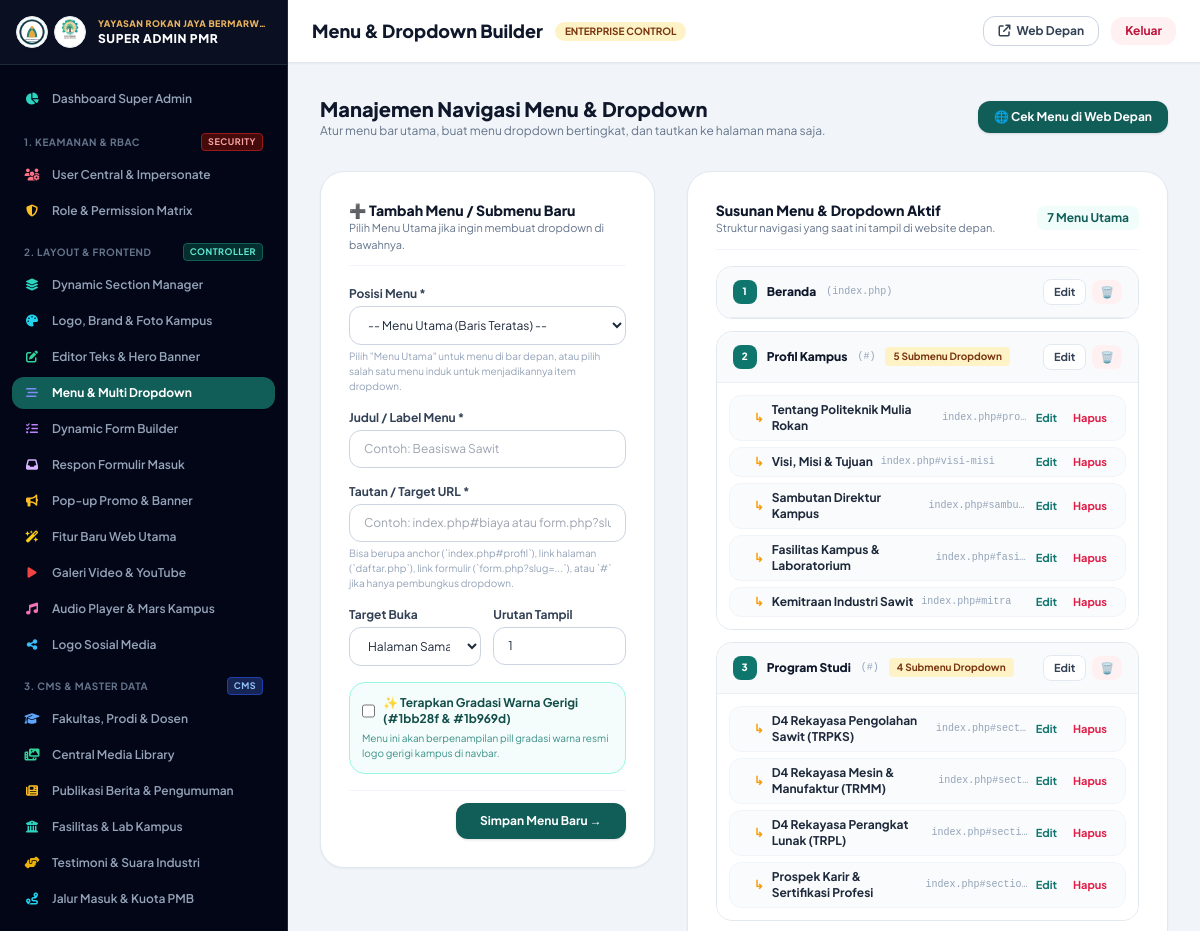
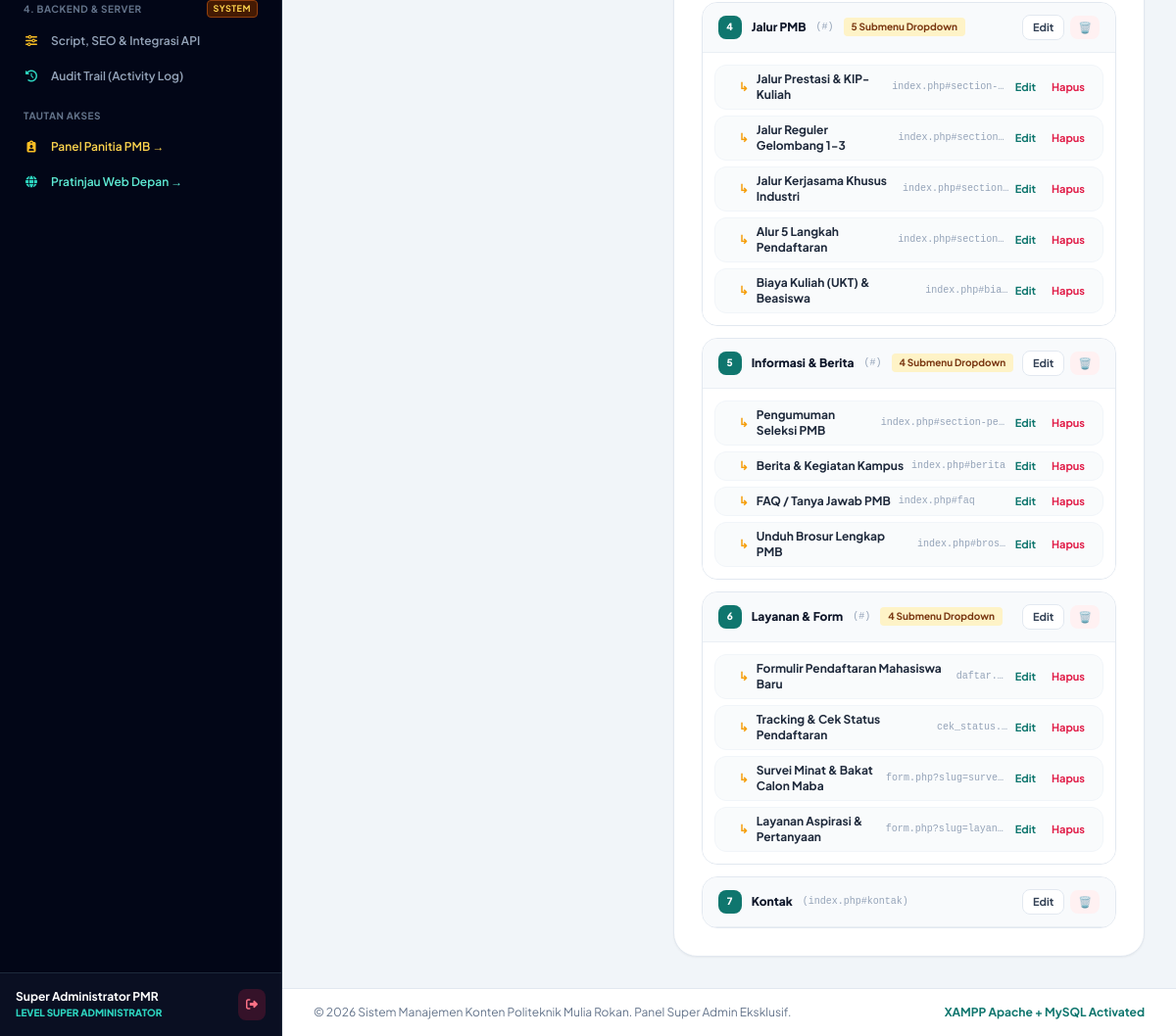
The app's page /super-admin/menu_builder.php (signed in) with its own data (2 pictures, top to bottom).
### tables this page shows
CREATE TABLE `site_settings` (
  `id` int(11) NOT NULL PRIMARY KEY DEFAULT 1,
  `nama_kampus` varchar(150) NOT NULL DEFAULT 'POLITEKNIK MULIA ROKAN',
  `sub_nama` varchar(255) NOT NULL DEFAULT 'Kampus Vokasi Industri Kelapa Sawit, Rekayasa Manufaktur & Teknologi Digital',
  `tagline` varchar(255) NOT NULL DEFAULT 'Penerimaan Mahasiswa Baru TA 2026/2027',
  `logo_url` varchar(255) NOT NULL DEFAULT 'assets/images/logo-resmi.jpg',
  `logo_yayasan_url` varchar(255) NOT NULL DEFAULT 'assets/images/logo-yayasan.svg',
  `color_primary` varchar(20) NOT NULL DEFAULT '#0f766e',
  `color_primary_dark` varchar(20) NOT NULL DEFAULT '#115e59',
  `color_accent` varchar(20) NOT NULL DEFAULT '#f59e0b',
  `color_accent_dark` varchar(20) NOT NULL DEFAULT '#d97706',
  `running_text` text DEFAULT NULL,
  `hero_badge` varchar(150) DEFAULT '✨ Penerimaan Mahasiswa Baru TA 2026/2027 Resmi Dibuka',
  `hero_title` varchar(255) DEFAULT 'Wujudkan Karir Gemilang Bersama Politeknik Mulia Rokan',
  `hero_subtitle` text DEFAULT NULL,
  `hero_cta_text` varchar(100) DEFAULT 'Daftar PMB Sekarang',
  `hero_cta_link` varchar(200) DEFAULT 'daftar.php',
  `sambutan_direktur_nama` varchar(150) DEFAULT 'Ir. H. Syamsul Bahri, M.T.',
  `sambutan_direktur_jabatan` varchar(150) DEFAULT 'Direktur Politeknik Mulia Rokan',
  `sambutan_direktur_teks` text DEFAULT NULL,
  `sambutan_direktur_foto` varchar(255) DEFAULT 'assets/images/direktur.jpg',
  `visi_teks` text DEFAULT NULL,
  `misi_teks` text DEFAULT NULL,
  `alamat` text DEFAULT NULL,
  `email` varchar(100) DEFAULT 'pmb@politeknikmuliarokan.ac.id',
  `telepon` varchar(50) DEFAULT '(0767) 21998',
  `whatsapp_helpdesk` varchar(50) DEFAULT '0812-3456-7890',
  `jam_operasional` varchar(150) DEFAULT 'Senin - Jumat: 08.00 - 16.00 WIB | Sabtu: 08.00 - 13.00 WIB',
  `google_maps_iframe` text DEFAULT NULL,
  `updated_at` timestamp NOT NULL DEFAULT CURRENT_TIMESTAMP ON UPDATE CURRENT_TIMESTAMP
);

CREATE TABLE `custom_menus` (
  `id` int(11) NOT NULL AUTO_INCREMENT,
  `parent_id` int(11) DEFAULT NULL,
  `judul` varchar(100) NOT NULL,
  `url` varchar(255) NOT NULL,
  `target` enum('_self','_blank') NOT NULL DEFAULT '_self',
  `urutan` int(11) NOT NULL DEFAULT 1,
  `is_active` tinyint(1) NOT NULL DEFAULT 1,
  PRIMARY KEY (`id`),
  KEY `fk_menu_parent` (`parent_id`)
);

### super-admin/menu_builder.php (the view, shortened to what the rows shown need)
<?php
$page_title = "Menu & Dropdown Builder";
require_once __DIR__ . '/layout_top.php';
$parents = $pdo->query("SELECT * FROM custom_menus WHERE parent_id IS NULL ORDER BY urutan ASC")->fetchAll();
$all_menus = getNavMenus($pdo);
?>
<div class="max-w-6xl mx-auto space-y-8">
  <div class="flex flex-col sm:flex-row justify-between items-start sm:items-center gap-4">
    <div>
      <h2 class="text-xl font-black text-slate-900">Manajemen Navigasi Menu & Dropdown</h2>
    </div>
  </div>
  <div class="grid grid-cols-1 lg:grid-cols-12 gap-8 items-start">
    <div class="lg:col-span-7 bg-white rounded-3xl border border-slate-200 shadow-sm p-6 sm:p-7 space-y-4">
      <div class="space-y-3">
        <?php foreach ($all_menus as $m): ?>
          <div class="border border-slate-200 rounded-2xl overflow-hidden shadow-xs">
            <div class="bg-slate-50 px-4 py-3 flex items-center justify-between border-b border-slate-200/60">
              <div class="flex flex-wrap items-center gap-2.5">
                <span class="w-6 h-6 rounded-lg bg-teal-700 text-white text-[10px] font-black flex items-center justify-center">
                  <?= $m['urutan']; ?>
                </span>
                <span class="text-xs font-black text-slate-900"><?= htmlspecialchars($m['judul']); ?></span>
                <span class="text-[10px] text-slate-400 font-mono">(<?= htmlspecialchars($m['url']); ?>)</span>
                <?php if (!empty($m['children'])): ?>
                  <span class="px-2 py-0.5 rounded text-[10px] font-bold bg-amber-100 text-amber-900">
                    <?= count($m['children']); ?> Submenu Dropdown
                  </span>
                <?php endif; ?>
              </div>
              <div class="flex items-center gap-1.5 text-xs">
                <a href="menu_builder.php?edit=<?= $m['id']; ?>" class="px-2.5 py-1 bg-white hover:bg-slate-100 border border-slate-200 rounded-lg font-bold text-slate-700 text-[11px]">
                  Edit
                </a>
                <a href="menu_builder.php?delete=<?= $m['id']; ?>" onclick="return confirm('Hapus menu utama ini beserta seluruh submenunya?')" class="px-2 py-1 bg-rose-50 hover:bg-rose-100 text-rose-600 rounded-lg font-bold text-[11px]" title="Hapus">
                  🗑️
                </a>
              </div>
            </div>
            <?php if (!empty($m['children'])): ?>
              <div class="p-3 bg-white space-y-1.5">
                <?php foreach ($m['children'] as $ch): ?>
                  <div class="flex items-center justify-between pl-6 pr-3 py-1.5 rounded-xl bg-slate-50/80 hover:bg-teal-50/60 transition border border-slate-100 text-xs">
                    <div class="flex items-center gap-2">
                      <span class="text-amber-500 font-bold">↳</span>
                      <span class="font-bold text-slate-800"><?= htmlspecialchars($ch['judul']); ?></span>
                      <span class="text-[10px] text-slate-400 font-mono truncate max-w-xs"><?= htmlspecialchars($ch['url']); ?></span>
                    </div>
                    <div class="flex items-center gap-1 text-[11px]">
                      <a href="menu_builder.php?edit=<?= $ch['id']; ?>" class="text-teal-700 hover:underline font-bold px-1.5">
                        Edit
                      </a>
                      <a href="menu_builder.php?delete=<?= $ch['id']; ?>" onclick="return confirm('Hapus submenu ini?')" class="text-rose-600 hover:underline font-bold px-1.5">
                        Hapus
                      </a>
                    </div>
                  </div>
                <?php endforeach; ?>
              </div>
            <?php endif; ?>
          </div>
        <?php endforeach; ?>
      </div>
    </div>
  </div>
</div>
<?php require_once __DIR__ . '/layout_bottom.php'; ?>

### super-admin/layout_top.php (shortened to what the rows shown need)
<?php
require_once __DIR__ . '/../config/database.php';
$site = getSiteSettings($pdo);
?>
<!DOCTYPE html>
<html lang="id">
<head>
  <script src="https://cdn.tailwindcss.com"></script>
  <link rel="stylesheet" href="../assets/css/style.css">
  <link rel="stylesheet" href="https://cdnjs.cloudflare.com/ajax/libs/font-awesome/6.5.1/css/all.min.css">
</head>
<body class="bg-slate-100 text-slate-800 flex min-h-screen">
  <aside class="w-72 bg-slate-950 text-slate-300 flex flex-col shrink-0 border-r border-slate-800 min-h-screen">
    <div class="p-4 border-b border-slate-800 flex items-center gap-3 bg-slate-900/60">
      <div class="flex items-center gap-1.5 shrink-0">
        <div class="w-8 h-8 rounded-full bg-white p-0.5 shadow-sm border border-slate-200 flex items-center justify-center overflow-hidden">
          <img src="../<?= htmlspecialchars($site['logo_yayasan_url'] ?? 'assets/images/logo-yayasan.png'); ?>" alt="Yayasan" class="w-full h-full object-contain" title="Yayasan Rokan Jaya Bermarwah">
        </div>
        <div class="w-8 h-8 rounded-full bg-white p-0.5 shadow-sm border border-slate-200 flex items-center justify-center overflow-hidden">
          <img src="../<?= htmlspecialchars($site['logo_url'] ?? 'assets/images/logo-politeknik.png'); ?>" alt="Politeknik" class="w-full h-full object-contain" title="Politeknik Mulia Rokan">
        </div>
      </div>
      <div class="overflow-hidden">
        <h2 class="text-xs font-black text-white uppercase tracking-wider truncate">SUPER ADMIN PMR</h2>
      </div>
    </div>
  </aside>
  <div class="flex-1 flex flex-col min-w-0 overflow-y-auto">
    <header class="bg-white border-b border-slate-200 px-6 py-4 flex items-center justify-between shadow-sm sticky top-0 z-30">
      <div class="flex items-center gap-3">
        <h1 class="text-lg font-black text-slate-900"><?= $page_title ?? 'Super Admin Dashboard'; ?></h1>
      </div>
    </header>
    <main class="p-6 sm:p-8 flex-1 space-y-6">

### records on screen
site_settings: logo_yayasan_url (picture), logo_url (picture)
custom_menus: urutan "1", judul "Beranda", url "index.php"
custom_menus: urutan "2", judul "Profil Kampus", url "#", count($m['children']) "5"
custom_menus: judul "Tentang Politeknik Mulia Rokan", url "index.php#pro…"
custom_menus: judul "Visi, Misi & Tujuan", url "index.php#visi-misi"
custom_menus: judul "Sambutan Direktur Kampus", url "index.php#sambu…"
custom_menus: judul "Fasilitas Kampus & Laboratorium", url "index.php#fasi…"
custom_menus: judul "Kemitraan Industri Sawit", url "index.php#mitra"
custom_menus: urutan "3", judul "Program Studi", url "#", count($m['children']) "4"
custom_menus: judul "D4 Rekayasa Pengolahan Sawit (TRPKS)", url "index.php#sect…"
custom_menus: judul "D4 Rekayasa Mesin & Manufaktur (TRMM)", url "index.php#sect…"
custom_menus: judul "D4 Rekayasa Perangkat Lunak (TRPL)", url "index.php#secti…"
custom_menus: judul "Prospek Karir & Sertifikasi Profesi", url "index.php#sectio…"
custom_menus: urutan "4", judul "Jalur PMB", url "#", count($m['children']) "5"
custom_menus: judul "Jalur Prestasi & KIP-Kuliah", url "index.php#section-…"
custom_menus: judul "Jalur Reguler Gelombang 1-3", url "index.php#section…"
custom_menus: judul "Jalur Kerjasama Khusus Industri", url "index.php#section…"
custom_menus: judul "Alur 5 Langkah Pendaftaran", url "index.php#section…"
custom_menus: judul "Biaya Kuliah (UKT) & Beasiswa", url "index.php#bia…"
custom_menus: urutan "5", judul "Informasi & Berita", url "#", count($m['children']) "4"
custom_menus: judul "Pengumuman Seleksi PMB", url "index.php#section-pe…"
custom_menus: judul "Berita & Kegiatan Kampus", url "index.php#berita"
custom_menus: judul "FAQ / Tanya Jawab PMB", url "index.php#faq"
custom_menus: judul "Unduh Brosur Lengkap PMB", url "index.php#bros…"
custom_menus: urutan "6", judul "Layanan & Form", url "#", count($m['children']) "4"
custom_menus: judul "Formulir Pendaftaran Mahasiswa Baru", url "daftar.…"
custom_menus: judul "Tracking & Cek Status Pendaftaran", url "cek_status.…"
custom_menus: judul "Survei Minat & Bakat Calon Maba", url "form.php?slug=surve…"
custom_menus: judul "Layanan Aspirasi & Pertanyaan", url "form.php?slug=layan…"
custom_menus: urutan "7", judul "Kontak", url "index.php#kontak"

### other values on screen
$_SESSION['admin_nama'] "Super Administrator PMR"
$page_title "Menu & Dropdown Builder"
count($all_menus) "7"
